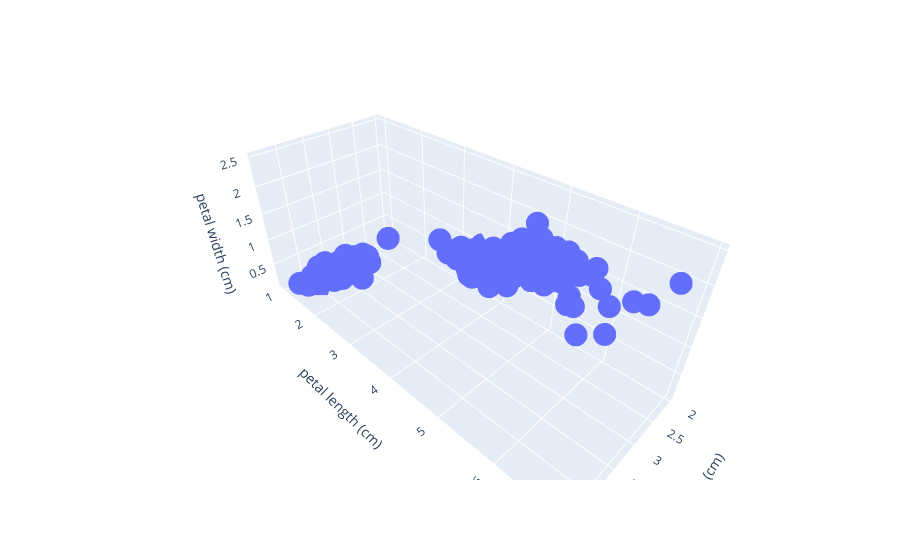

Notebook code cell kept with this figure:
### Code cell
px.scatter_3d(df,x="sepal width (cm)",y="petal length (cm)",z="petal width (cm)")

### Figure 1 — Plotly figure (JSON) as saved in the notebook; plotly's stock layout.template omitted (floating-point values rounded to 4 significant figures; data arrays with more than 128 entries replaced by an {"elided": "..."} marker saying what was removed)
{"data": [{"hovertemplate": "sepal width (cm)=%{x}<br>petal length (cm)=%{y}<br>petal width (cm)=%{z}<extra></extra>", "legendgroup": "", "marker": {"color": "#636efa", "symbol": "circle"}, "mode": "markers", "name": "", "scene": "scene", "showlegend": false, "type": "scatter3d", "x": {"elided": "150 float values"}, "y": {"elided": "150 float values"}, "z": {"elided": "150 float values"}}], "layout": {"legend": {"tracegroupgap": 0}, "margin": {"t": 60}, "scene": {"domain": {"x": [0, 1], "y": [0, 1]}, "xaxis": {"title": {"text": "sepal width (cm)"}}, "yaxis": {"title": {"text": "petal length (cm)"}}, "zaxis": {"title": {"text": "petal width (cm)"}}}}}
